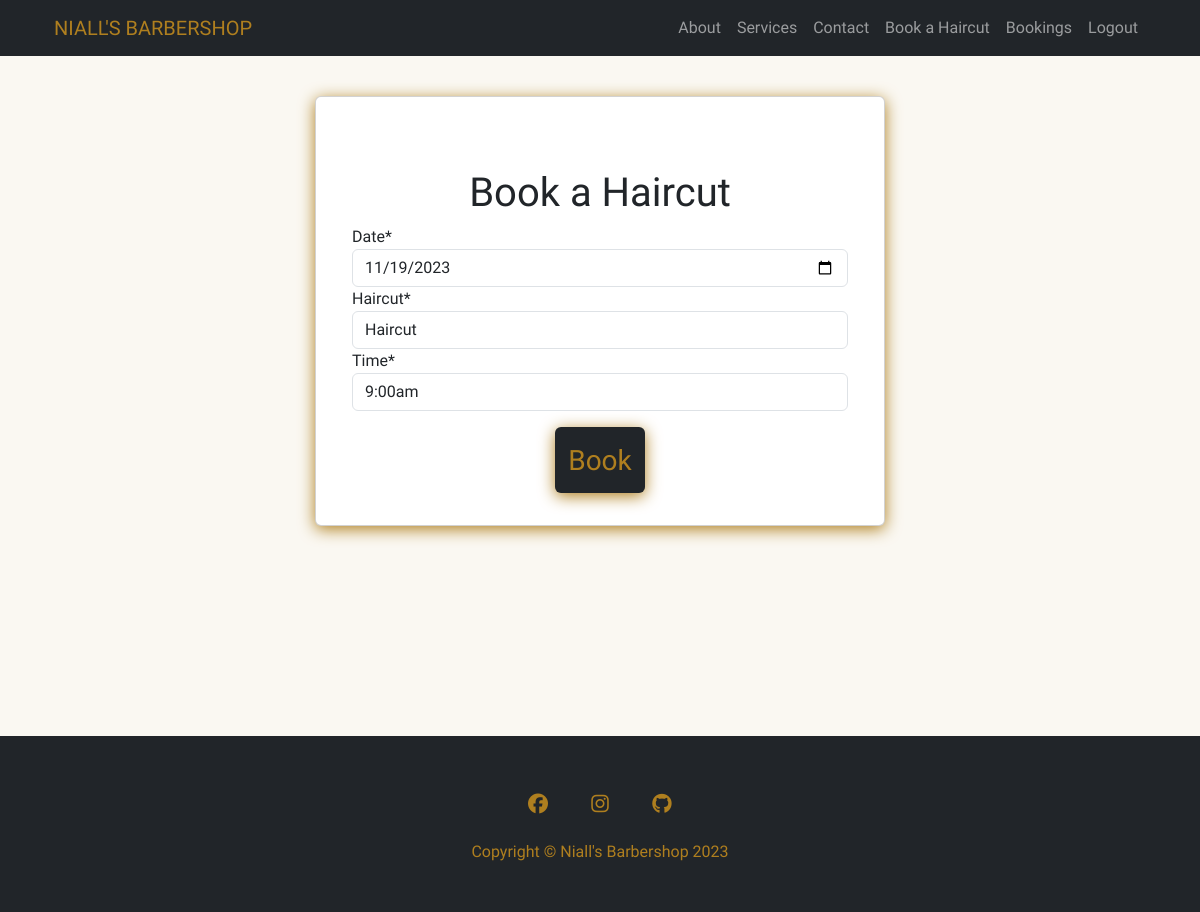
Page /booking/39/update/ (signed in) on the committed database.
### booking_system/models.py (models this page shows, shortened)
class Booking(models.Model):
    username = models.ForeignKey(User, on_delete=models.CASCADE,
                                 related_name='username_booking')
    date_of_booking = models.DateField()
    service_name = models.ForeignKey(Services, on_delete=models.CASCADE,
                                     related_name='service_name_booking')
    start_time = models.TimeField(choices=BOOKING_TIME)
    end_time = models.TimeField(editable=False, blank=True, null=True)
    confirmed = models.BooleanField(default=False)
    class Meta:
        ordering = ['date_of_booking', 'start_time']

class Services(models.Model):
    service_name = models.CharField(max_length=250)
    session_length = models.DurationField()
    cost = models.DecimalField(max_digits=8, decimal_places=2)
    def __str__(self):
        return self.service_name

### booking_system/views.py (the view, shortened to what this page needs)
# urls.py: path('booking/<int:pk>/update/', views.UpdateBookingView.as_view(),
class UpdateBookingView(LoginRequiredMixin, UserPassesTestMixin, UpdateView):
    model = Booking
    template_name = 'booking_system/booking_form.html'
    success_url = reverse_lazy('booking-home')
    form_class = BookingForm
    def test_func(self):
        booking = self.get_object()
        return (self.request.user == booking.username or
                self.request.user.is_superuser)

### booking_system/forms.py (shortened to what this page needs)
class BookingForm(forms.ModelForm):
    class Meta:
        model = Booking
        fields = ["date_of_booking", "service_name", "start_time"]
        widgets = {'date_of_booking': DateInput(attrs={'type': 'date'}), }
        labels = {
            'date_of_booking': 'Date',
            'service_name': 'Haircut',
            'start_time': 'Time',
            }

### booking_system/templates/booking_system/booking_form.html
{% extends "base.html" %} {% load crispy_forms_tags %} {% load account %}
{% block content %}
<div class="container mt-5 justify-content-center align-items-center">
  <div class="row justify-content-center">
    <div class="col-md-6 card push-down gold-shadow">
      <div class="m-3">
        <form
          method="POST"
          class="form mb-2 p-2 form-style"
          enctype="multipart/form-data"
        >
          <h1 class="text-center pt-5">Book a Haircut</h1>
          {% csrf_token %} {{ form | crispy }} {{ form.media }}
          <div class="container d-flex justify-content-center">
            <button
              type="submit"
              class="btn form-style custom-button-dark-gold mt-3 pt-3"
            >
              <h3>Book</h3>
            </button>
          </div>
        </form>
      </div>
    </div>
  </div>
</div>
{% endblock content %}

### static/css/style.css (style rules this page uses)
:root { --clr-gold: #af7f1f; --clr-light: #faf8f2; --clr-dark: #212529; }
body { font-family: 'Tenor Sans', sans-serif; background-color: var(--clr-light); }
h1, h2, h3, h4, h5 { font-family: 'Sancreek', serif; }
.custom-button-dark-gold { transition: .5s ease-in-out; background-color: var(--clr-dark); color: var(--clr-gold); box-shadow: 0 0.2rem 1rem var(--clr-gold); }
.gold-shadow { box-shadow: 0 0.2rem 1rem var(--clr-gold); }
.push-down { position: relative; top: 3rem; }

### rows in the picture
Booking: date_of_booking "11/19/2023", start_time "9:00am"
Services: service_name "Haircut"
